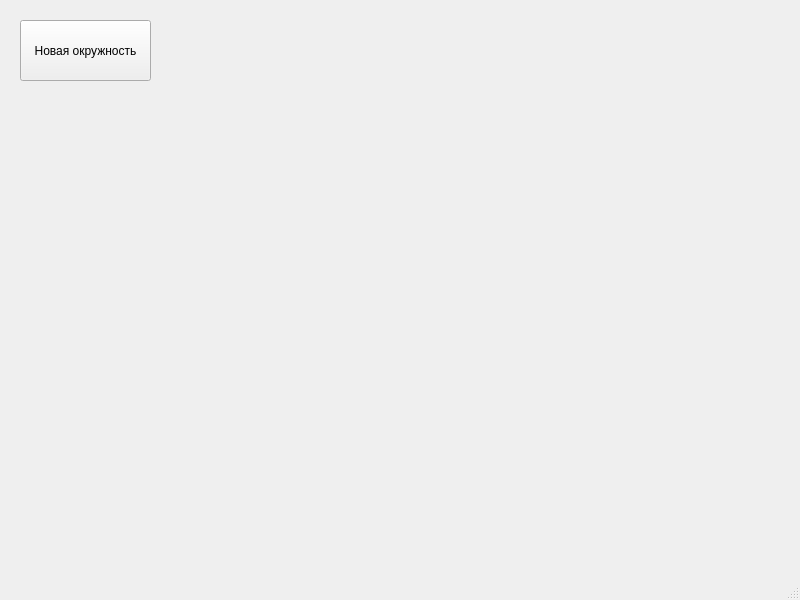
<?xml version="1.0" encoding="UTF-8"?>
<ui version="4.0">
 <class>MainWindow</class>
 <widget class="QMainWindow" name="MainWindow">
  <property name="geometry">
   <rect>
    <x>0</x>
    <y>0</y>
    <width>800</width>
    <height>600</height>
   </rect>
  </property>
  <property name="windowTitle">
   <string>MainWindow</string>
  </property>
  <widget class="QWidget" name="centralwidget">
   <widget class="QPushButton" name="pushButton">
    <property name="geometry">
     <rect>
      <x>20</x>
      <y>20</y>
      <width>131</width>
      <height>61</height>
     </rect>
    </property>
    <property name="text">
     <string>Новая окружность</string>
    </property>
   </widget>
  </widget>
  <widget class="QMenuBar" name="menubar">
   <property name="geometry">
    <rect>
     <x>0</x>
     <y>0</y>
     <width>800</width>
     <height>26</height>
    </rect>
   </property>
  </widget>
  <widget class="QStatusBar" name="statusbar"/>
 </widget>
 <resources/>
 <connections/>
</ui>
